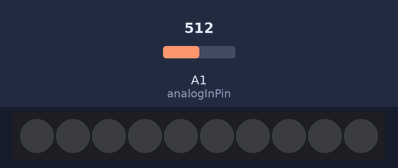
Bench run of a sketch on a simulated Arduino Uno, built with avr-gcc and run on an emulated ATmega328P. Shown: 10 RGB LEDs in strip order, left to right. The inputs (shaded band) are chosen by the test bench; at power-on: A1 (analogInPin) = 512.

Above: at 1.2 s.
1.3 s: A1 (analogInPin) set to 104
2.8 s: A1 (analogInPin) set to 92
At 2.95 s:
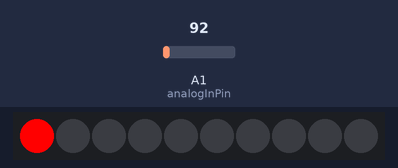
At 3.56 s:
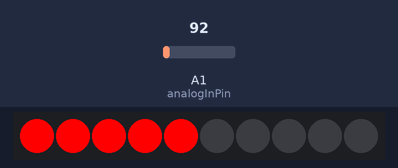
5.2 s: A1 (analogInPin) set to 110
Timing chart, 0 to 8.2 s (numbered marks = the images above; inputs shaded):
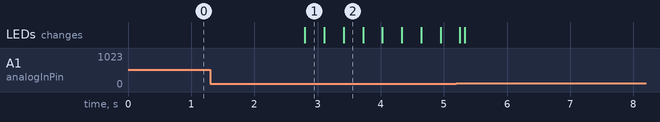

The sketch:

trinket_firewalkers.ino
```cpp
#include <Adafruit_NeoPixel.h>

const int analogInPin = 1;  // Physical pin 2, is analog pin 1
const int neopixelPin = 6;
const int numPixels = 10;
Adafruit_NeoPixel strip = Adafruit_NeoPixel(numPixels, neopixelPin, NEO_GRB + NEO_KHZ800);
int sensorValue = 0;        // value read from the pot

void setup() {
  pinMode(9, INPUT_PULLUP);
  strip.begin();
  strip.show(); // Initialize all pixels to 'off'
}

void loop() {
  // read the analog in value:
  sensorValue = analogRead(analogInPin);

  if (sensorValue < 100){
    colorWipe(strip.Color(255, 0, 0), 25);
    colorWipe(strip.Color(0, 0, 0), 25);
  }
}

void colorWipe(uint32_t c, uint8_t wait) {
  for (uint16_t i=0; i<strip.numPixels(); i++) {
    strip.setPixelColor(i, c);
    strip.show();
    delay(wait);
  }
}
```

Measured:
- the behaviour switches between 100 and 99 on A1 (analogInPin) (found by bisection; images 0 and 1)
- after the input at 1.3 s, every drawn part: stays the same
- after the input at 2.8 s, the LEDs: change at once (image 1)
